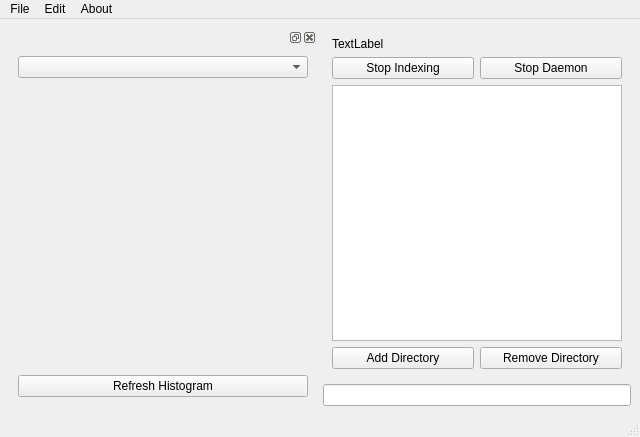
<ui version="4.0" >
 <class>SearchDialog</class>
 <widget class="QMainWindow" name="SearchDialog" >
  <property name="geometry" >
   <rect>
    <x>0</x>
    <y>0</y>
    <width>640</width>
    <height>437</height>
   </rect>
  </property>
  <property name="windowTitle" >
   <string>MainWindow</string>
  </property>
  <widget class="QWidget" name="centralwidget" >
   <layout class="QGridLayout" >
    <item rowspan="2" row="0" column="0" >
     <widget class="QDockWidget" name="dockWidget" >
      <widget class="QWidget" name="dockWidgetContents" >
       <layout class="QGridLayout" >
        <item row="0" column="0" >
         <widget class="QComboBox" name="fieldnames" />
        </item>
        <item row="1" column="0" >
         <widget class="Histogram" native="1" name="histogram" />
        </item>
        <item row="2" column="0" >
         <widget class="QPushButton" name="refreshHistogram" >
          <property name="text" >
           <string>Refresh Histogram</string>
          </property>
         </widget>
        </item>
       </layout>
      </widget>
     </widget>
    </item>
    <item row="0" column="1" >
     <widget class="QStackedWidget" name="mainview" >
      <property name="currentIndex" >
       <number>0</number>
      </property>
      <widget class="QWidget" name="page" >
       <layout class="QGridLayout" >
        <item row="0" column="0" colspan="2" >
         <widget class="QLabel" name="statusview" >
          <property name="text" >
           <string>TextLabel</string>
          </property>
          <property name="alignment" >
           <set>Qt::AlignLeading|Qt::AlignLeft|Qt::AlignTop</set>
          </property>
          <property name="margin" >
           <number>25</number>
          </property>
         </widget>
        </item>
        <item row="1" column="0" >
         <widget class="QPushButton" name="toggleindexing" >
          <property name="text" >
           <string>Stop Indexing</string>
          </property>
         </widget>
        </item>
        <item row="1" column="1" >
         <widget class="QPushButton" name="toggledaemon" >
          <property name="text" >
           <string>Stop Daemon</string>
          </property>
         </widget>
        </item>
        <item row="2" column="0" colspan="2" >
         <widget class="QListWidget" name="indexeddirs" />
        </item>
        <item row="3" column="0" >
         <widget class="QPushButton" name="adddir" >
          <property name="text" >
           <string>Add Directory</string>
          </property>
         </widget>
        </item>
        <item row="3" column="1" >
         <widget class="QPushButton" name="removedir" >
          <property name="text" >
           <string>Remove Directory</string>
          </property>
         </widget>
        </item>
       </layout>
      </widget>
      <widget class="QWidget" name="page_2" >
       <layout class="QGridLayout" >
        <item row="0" column="0" >
         <widget class="QFrame" name="frame" >
          <property name="frameShape" >
           <enum>QFrame::StyledPanel</enum>
          </property>
          <property name="frameShadow" >
           <enum>QFrame::Raised</enum>
          </property>
          <layout class="QGridLayout" >
           <item row="0" column="0" >
            <widget class="SearchTabs" native="1" name="tabs" />
           </item>
          </layout>
         </widget>
        </item>
       </layout>
      </widget>
     </widget>
    </item>
    <item row="1" column="1" >
     <widget class="QLineEdit" name="queryfield" />
    </item>
   </layout>
  </widget>
  <widget class="QMenuBar" name="menubar" >
   <property name="geometry" >
    <rect>
     <x>0</x>
     <y>0</y>
     <width>640</width>
     <height>27</height>
    </rect>
   </property>
   <widget class="QMenu" name="menuFile" >
    <property name="title" >
     <string>File</string>
    </property>
    <addaction name="actionExit" />
   </widget>
   <widget class="QMenu" name="menuAbout" >
    <property name="title" >
     <string>About</string>
    </property>
    <addaction name="actionAbout_Strigi" />
   </widget>
   <widget class="QMenu" name="menuEdit" >
    <property name="title" >
     <string>Edit</string>
    </property>
    <addaction name="actionEdit_filters" />
    <addaction name="actionList_indexed_files" />
   </widget>
   <addaction name="menuFile" />
   <addaction name="menuEdit" />
   <addaction name="menuAbout" />
  </widget>
  <widget class="QStatusBar" name="statusbar" />
  <action name="actionExit" >
   <property name="text" >
    <string>&amp;Exit</string>
   </property>
  </action>
  <action name="actionAbout_Strigi" >
   <property name="text" >
    <string>About Strigi</string>
   </property>
  </action>
  <action name="actionEdit_filters" >
   <property name="text" >
    <string>Edit filters</string>
   </property>
  </action>
  <action name="actionList_indexed_files" >
   <property name="text" >
    <string>List indexed files</string>
   </property>
  </action>
 </widget>
 <customwidgets>
  <customwidget>
   <class>SearchTabs</class>
   <extends>QWidget</extends>
   <header>searchtabs.h</header>
   <container>1</container>
  </customwidget>
  <customwidget>
   <class>Histogram</class>
   <extends>QWidget</extends>
   <header>histogram.h</header>
   <container>1</container>
  </customwidget>
 </customwidgets>
 <resources/>
 <connections/>
</ui>
